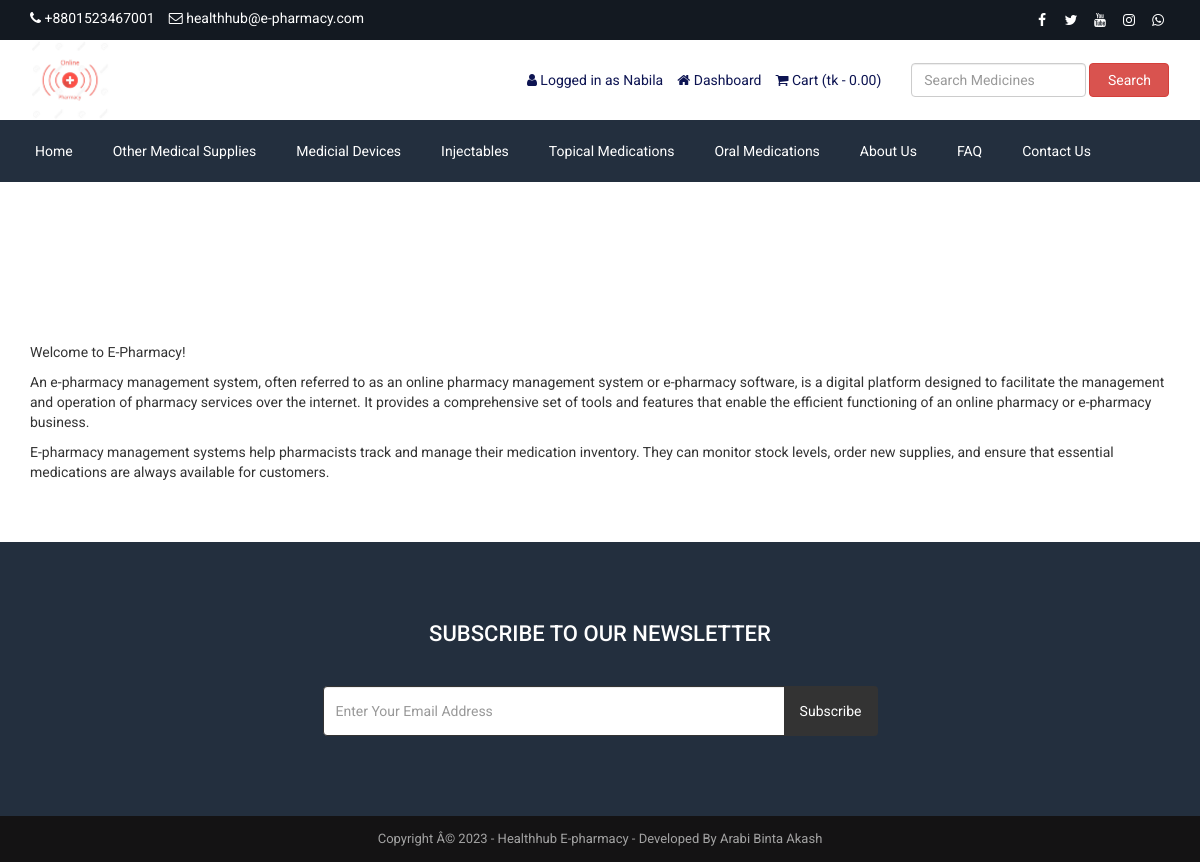
/about.php (signed in), run on the app's committed database.
### tables this page shows
CREATE TABLE `tbl_settings` (
  `id` int(11) NOT NULL,
  `logo` varchar(255) NOT NULL,
  `favicon` varchar(255) NOT NULL,
  `footer_about` text NOT NULL,
  `footer_copyright` text NOT NULL,
  `contact_address` text NOT NULL,
  `contact_email` varchar(255) NOT NULL,
  `contact_phone` varchar(255) NOT NULL,
  `contact_fax` varchar(255) NOT NULL,
  `contact_map_iframe` text NOT NULL,
  `receive_email` varchar(255) NOT NULL,
  `receive_email_subject` varchar(255) NOT NULL,
  `receive_email_thank_you_message` text NOT NULL,
  `forget_password_message` text NOT NULL,
  `total_recent_post_footer` int(10) NOT NULL,
  `total_popular_post_footer` int(10) NOT NULL,
  `total_recent_post_sidebar` int(11) NOT NULL,
  `total_popular_post_sidebar` int(11) NOT NULL,
  `total_featured_product_home` int(11) NOT NULL,
  `total_latest_product_home` int(11) NOT NULL,
  `total_popular_product_home` int(11) NOT NULL,
  `meta_title_home` text NOT NULL,
  `meta_keyword_home` text NOT NULL,
  `meta_description_home` text NOT NULL,
  `banner_login` varchar(255) NOT NULL,
  `banner_registration` varchar(255) NOT NULL,
  `banner_forget_password` varchar(255) NOT NULL,
  `banner_reset_password` varchar(255) NOT NULL,
  `banner_search` varchar(255) NOT NULL,
  `banner_cart` varchar(255) NOT NULL,
  `banner_checkout` varchar(255) NOT NULL,
  `banner_product_category` varchar(255) NOT NULL,
  `banner_blog` varchar(255) NOT NULL,
  `cta_title` varchar(255) NOT NULL,
  `cta_content` text NOT NULL,
  `cta_read_more_text` varchar(255) NOT NULL,
  `cta_read_more_url` varchar(255) NOT NULL,
  `cta_photo` varchar(255) NOT NULL,
  `featured_product_title` varchar(255) NOT NULL,
  `featured_product_subtitle` varchar(255) NOT NULL,
  `latest_product_title` varchar(255) NOT NULL,
  `latest_product_subtitle` varchar(255) NOT NULL,
  `popular_product_title` varchar(255) NOT NULL,
  `popular_product_subtitle` varchar(255) NOT NULL,
  `testimonial_title` varchar(255) NOT NULL,
  `testimonial_subtitle` varchar(255) NOT NULL,
  `testimonial_photo` varchar(255) NOT NULL,
  `blog_title` varchar(255) NOT NULL,
  `blog_subtitle` varchar(255) NOT NULL,
  `newsletter_text` text NOT NULL,
  `paypal_email` varchar(255) NOT NULL,
  `stripe_public_key` varchar(255) NOT NULL,
  `stripe_secret_key` varchar(255) NOT NULL,
  `bank_detail` text NOT NULL,
  `before_head` text NOT NULL,
  `after_body` text NOT NULL,
  `before_body` text NOT NULL,
  `home_service_on_off` int(11) NOT NULL,
  `home_welcome_on_off` int(11) NOT NULL,
  `home_featured_product_on_off` int(11) NOT NULL,
  `home_latest_product_on_off` int(11) NOT NULL,
  `home_popular_product_on_off` int(11) NOT NULL,
  `home_testimonial_on_off` int(11) NOT NULL,
  `home_blog_on_off` int(11) NOT NULL,
  `newsletter_on_off` int(11) NOT NULL,
  `ads_above_welcome_on_off` int(1) NOT NULL,
  `ads_above_featured_product_on_off` int(1) NOT NULL,
  `ads_above_latest_product_on_off` int(1) NOT NULL,
  `ads_above_popular_product_on_off` int(1) NOT NULL,
  `ads_above_testimonial_on_off` int(1) NOT NULL,
  `ads_category_sidebar_on_off` int(1) NOT NULL
);

CREATE TABLE `tbl_social` (
  `social_id` int(11) NOT NULL,
  `social_name` varchar(30) NOT NULL,
  `social_url` varchar(255) NOT NULL,
  `social_icon` varchar(30) NOT NULL
);

CREATE TABLE `tbl_top_category` (
  `tcat_id` int(11) NOT NULL,
  `tcat_name` varchar(255) NOT NULL,
  `show_on_menu` int(1) NOT NULL
);

CREATE TABLE `tbl_page` (
  `id` int(11) NOT NULL,
  `about_title` varchar(255) NOT NULL,
  `about_content` text NOT NULL,
  `about_banner` varchar(255) NOT NULL,
  `about_meta_title` varchar(255) NOT NULL,
  `about_meta_keyword` text NOT NULL,
  `about_meta_description` text NOT NULL,
  `faq_title` varchar(255) NOT NULL,
  `faq_banner` varchar(255) NOT NULL,
  `faq_meta_title` varchar(255) NOT NULL,
  `faq_meta_keyword` text NOT NULL,
  `faq_meta_description` text NOT NULL,
  `blog_title` varchar(255) NOT NULL,
  `blog_banner` varchar(255) NOT NULL,
  `blog_meta_title` varchar(255) NOT NULL,
  `blog_meta_keyword` text NOT NULL,
  `blog_meta_description` text NOT NULL,
  `contact_title` varchar(255) NOT NULL,
  `contact_banner` varchar(255) NOT NULL,
  `contact_meta_title` varchar(255) NOT NULL,
  `contact_meta_keyword` text NOT NULL,
  `contact_meta_description` text NOT NULL,
  `pgallery_title` varchar(255) NOT NULL,
  `pgallery_banner` varchar(255) NOT NULL,
  `pgallery_meta_title` varchar(255) NOT NULL,
  `pgallery_meta_keyword` text NOT NULL,
  `pgallery_meta_description` text NOT NULL,
  `vgallery_title` varchar(255) NOT NULL,
  `vgallery_banner` varchar(255) NOT NULL,
  `vgallery_meta_title` varchar(255) NOT NULL,
  `vgallery_meta_keyword` text NOT NULL,
  `vgallery_meta_description` text NOT NULL
);

### about.php (the view)
<?php require_once('header.php'); ?>
<?php
$statement = $pdo->prepare("SELECT * FROM tbl_page WHERE id=1");
$statement->execute();
$result = $statement->fetchAll(PDO::FETCH_ASSOC);
foreach ($result as $row) {
   $about_title = $row['about_title'];
    $about_content = $row['about_content'];
    $about_banner = $row['about_banner'];
}
?>
<div class="page-banner" style="background-image: url(assets/uploads/<?php echo $about_banner; ?>);">
    <div class="inner">
        <h1><?php echo $about_title; ?></h1>
    </div>
</div>
<div class="page">
    <div class="container">
        <div class="row">
            <div class="col-md-12">
                <p>
                    <?php echo $about_content; ?>
                </p>
            </div>
        </div>
    </div>
</div>
<?php require_once('footer.php'); ?>

### header.php (shortened to what this page needs)
<?php
include("admin/inc/config.php");
$statement = $pdo->prepare("SELECT * FROM tbl_settings WHERE id=1");
$statement->execute();
$result = $statement->fetchAll(PDO::FETCH_ASSOC);
foreach ($result as $row)
{
	$logo = $row['logo'];
	$contact_email = $row['contact_email'];
	$contact_phone = $row['contact_phone'];
}
?>
<!DOCTYPE html>
<html lang="en">
<head>
	<link rel="stylesheet" href="assets/css/bootstrap.min.css">
	<link rel="stylesheet" href="assets/css/font-awesome.min.css">
	<link rel="stylesheet" href="assets/css/owl.carousel.min.css">
	<link rel="stylesheet" href="assets/css/owl.theme.default.min.css">
	<link rel="stylesheet" href="assets/css/jquery.bxslider.min.css">
    <link rel="stylesheet" href="assets/css/magnific-popup.css">
    <link rel="stylesheet" href="assets/css/rating.css">
	<link rel="stylesheet" href="assets/css/spacing.css">
	<link rel="stylesheet" href="assets/css/bootstrap-touch-slider.css">
	<link rel="stylesheet" href="assets/css/animate.min.css">
	<link rel="stylesheet" href="assets/css/tree-menu.css">
	<link rel="stylesheet" href="assets/css/select2.min.css">
	<link rel="stylesheet" href="assets/css/main.css">
	<link rel="stylesheet" href="assets/css/responsive.css">
	<?php
	$statement = $pdo->prepare("SELECT * FROM tbl_page WHERE id=1");
	$statement->execute();
	$result = $statement->fetchAll(PDO::FETCH_ASSOC);
		?>
</head>
<body>
<div class="top">
	<div class="container">
		<div class="row">
			<div class="col-md-6 col-sm-6 col-xs-12">
				<div class="left">
					<ul>
						<li><i class="fa fa-phone"></i> <?php echo $contact_phone; ?></li>
						<li><i class="fa fa-envelope-o"></i> <?php echo $contact_email; ?></li>
					</ul>
				</div>
			</div>
			<div class="col-md-6 col-sm-6 col-xs-12">
				<div class="right">
					<ul>
						<?php
						$statement = $pdo->prepare("SELECT * FROM tbl_social");
						$statement->execute();
						$result = $statement->fetchAll(PDO::FETCH_ASSOC);
						foreach ($result as $row) {
							?>
							<?php if($row['social_url'] != ''): ?>
							<li><a href="<?php echo $row['social_url']; ?>"><i class="<?php echo $row['social_icon']; ?>"></i></a></li>
							<?php endif; ?>
							<?php
						}
						?>
					</ul>
				</div>
			</div>
		</div>
	</div>
</div>
<div class="header">
	<div class="container">
		<div class="row inner">
			<div class="col-md-4 logo">
				<a href="index.php"><img src="assets/uploads/<?php echo $logo; ?>" alt="logo image"></a>
			</div>
			<div class="col-md-5 right">
				<ul>
					<?php
					if(isset($_SESSION['customer'])) {
						?>
						<li><i class="fa fa-user"></i> <?php echo LANG_VALUE_13; ?> <?php echo $_SESSION['customer']['cust_name']; ?></li>
						<li><a href="dashboard.php"><i class="fa fa-home"></i> <?php echo LANG_VALUE_89; ?></a></li>
						<?php
					} else {
						?>
						<li><a href="login.php"><i class="fa fa-sign-in"></i> <?php echo LANG_VALUE_9; ?></a></li>
						<li><a href="registration.php"><i class="fa fa-user-plus"></i> <?php echo LANG_VALUE_15; ?></a></li>
						<?php
					}
					?>
					<li><a href="cart.php"><i class="fa fa-shopping-cart"></i> <?php echo LANG_VALUE_18; ?> (<?php echo LANG_VALUE_1; ?><?php
					if(isset($_SESSION['cart_p_id'])) {
						$table_total_price = 0;
						$i=0;
	                    foreach($_SESSION['cart_p_qty'] as $key => $value)
	                    {
	                        $i++;
	                        $arr_cart_p_qty[$i] = $value;
	                    }                    $i=0;
	                    foreach($_SESSION['cart_p_current_price'] as $key => $value)
	                    {
	                        $i++;
	                        $arr_cart_p_current_price[$i] = $value;
	                    }
	                    for($i=1;$i<=count($arr_cart_p_qty);$i++) {
	                    	$row_total_price = $arr_cart_p_current_price[$i]*$arr_cart_p_qty[$i];
	                        $table_total_price = $table_total_price + $row_total_price;
	                    }
						echo $table_total_price;
					} else {
						echo '0.00';
					}
					?>)</a></li>
				</ul>
			</div>
			<div class="col-md-3 search-area">
				<form class="navbar-form navbar-left" role="search" action="search-result.php" method="get">
					<div class="form-group">
						<input type="text" class="form-control search-top" placeholder="<?php echo LANG_VALUE_2; ?>" name="search_text">
					</div>
					<button type="submit" class="btn btn-danger"><?php echo LANG_VALUE_3; ?></button>
				</form>
			</div>
		</div>
	</div>
</div>
<div class="nav">
	<div class="container">
		<div class="row">
			<div class="col-md-12 pl_0 pr_0">
				<div class="menu-container">
					<div class="menu">
						<ul>
							<li><a href="index.php">Home</a></li>
							<?php
							$statement = $pdo->prepare("SELECT * FROM tbl_top_category WHERE show_on_menu=1");
							$statement->execute();
							$result = $statement->fetchAll(PDO::FETCH_ASSOC);
							foreach ($result as $row) {
								?>
								<li><a href="product-category.php?id=<?php echo $row['tcat_id']; ?>&type=top-category"><?php echo $row['tcat_name']; ?></a>
								</li>
								<?php
							}
							?>
							<?php
							$statement = $pdo->prepare("SELECT * FROM tbl_page WHERE id=1");
							$statement->execute();
							$result = $statement->fetchAll(PDO::FETCH_ASSOC);
							foreach ($result as $row) {
								$about_title = $row['about_title'];
								$faq_title = $row['faq_title'];
								$contact_title = $row['contact_title'];
							}
							?>
							<li><a href="about.php"><?php echo $about_title; ?></a></li>
							<li><a href="faq.php"><?php echo $faq_title; ?></a></li>
							<li><a href="contact.php"><?php echo $contact_title; ?></a></li>
						</ul>
					</div>
				</div>
			</div>
		</div>
	</div>
</div>

### footer.php (shortened to what this page needs)
<?php
$statement = $pdo->prepare("SELECT * FROM tbl_settings WHERE id=1");
$statement->execute();
$result = $statement->fetchAll(PDO::FETCH_ASSOC);
foreach ($result as $row)
{
	$footer_copyright = $row['footer_copyright'];
    $newsletter_on_off = $row['newsletter_on_off'];
}
?>
<?php if($newsletter_on_off == 1): ?>
<section class="home-newsletter">
	<div class="container">
		<div class="row">
			<div class="col-md-6 col-md-offset-3">
				<div class="single">
				<form action="" method="post">
					<h2><?php echo LANG_VALUE_93; ?></h2>
					<div class="input-group">
			        	<input type="email" class="form-control" placeholder="<?php echo LANG_VALUE_95; ?>" name="email_subscribe">
			         	<span class="input-group-btn">
			         	<button class="btn btn-theme" type="submit" name="form_subscribe"><?php echo LANG_VALUE_92; ?></button>
			         	</span>
			        </div>
				</div>
			</div>
		</div>
	</div>
</section>
<?php endif; ?>
<div class="footer-bottom">
	<div class="container">
		<div class="row">
			<div class="col-md-12 copyright">
				<?php echo $footer_copyright; ?>
			</div>
		</div>
	</div>
</div>
</body>
</html>

### assets/css/main.css (style rules this page uses)
* { margin: 0; padding: 0; }
body { font-family: "Roboto", sans-serif; font-size: 14px; }
h1, h2, h3, h4, h5, h6 { font-family: "Roboto", sans-serif; }
a { text-decoration: none; }
.top { width: 100%; height: 40px; background: #131921; }
.top .left { float: left; }
.top .left ul { padding-top: 8px; }
.top .left ul li { list-style-type: none; float: left; margin-right: 14px; color: white; }
.top .left ul li i { color: white; }
.top .right { float: right; }
.top .right ul { padding-top: 8px; }
.top .right ul li { list-style-type: none; float: left; margin-left: 5px; }
.top .right ul li a { color: white; width: 24px; height: 24px; line-height: 24px; text-align: center; border-radius: 50%; display: block; transition: all 0.4s ease; }
.header { width: 100%; height: auto; background: #fff; }
.header .inner { height: auto; display: table; }
.header .logo { float: none; display: table-cell; vertical-align: middle; }
.header .logo img { max-width: 100%; height: 80px; }
.header .navbar-form .form-control { width: 300px; }
.header .search-area { float: none; display: table-cell; vertical-align: middle; }
.header .search-area .form-group { width: calc(100% - 84px); }
.header .search-area button { width: 80px; }
.header .search-area form { width: 100%; }
.header .right { float: none; display: table-cell; vertical-align: middle; padding-right: 0; }
.header .right ul { float: right; margin-bottom: 0; }
.header .right ul li { list-style-type: none; float: left; margin-left: 14px; color: #0d1452; }
.header .right ul li a { color: #0d1452; }
.header .navbar-form .search-top { width: 100%; }
.nav { background: #232f3e; }
.menu-container { width: 100%; margin: 0 auto; background: #232f3e; }
.menu-dropdown-icon:before { content: "\f067"; font-family: "FontAwesome"; display: none; cursor: pointer; float: right; padding: 1.5em 2em; background: #fff; color: #333; }
.menu > ul { margin: 0 auto; width: 100%; list-style: none; padding: 0; position: relative; box-sizing: border-box; }
.menu > ul:before, .menu > ul:after { content: ""; display: table; }
.menu > ul:after { clear: both; }
.menu > ul > li { float: left; padding: 0; margin: 0; }
.menu > ul > li a { text-decoration: none; padding: 1.5em 20px; display: block; color: #fff; }
.footer-bottom { width: 100%; height: auto; background: #141314; padding: 14px 0; }
.footer-bottom .copyright { font-size: 13px; color: #a3a3a3; text-align: center; }
.page-banner { width: 100%; height: auto; background-repeat: no-repeat; background-position: center center; -webkit-background-size: cover; background-size: cover; position: relative; padding-top: 15px; padding-bottom: 15px; overflow: hidden; }
.page-banner h1 { color: #fff; text-align: center; z-index: 999; position: relative; }
.page { width: 100%; height: auto; padding-top: 50px; padding-bottom: 50px; }
.home-newsletter { padding: 80px 0; background: #232f3e; }
.home-newsletter .single { max-width: 650px; margin: 0 auto; text-align: center; position: relative; z-index: 2; }
.home-newsletter .single h2 { font-size: 22px; color: white; text-transform: uppercase; margin-bottom: 40px; margin-top: 0; }
.home-newsletter .single .form-control { height: 50px; border-color: #333; outline: none; }
.home-newsletter .single .btn { min-height: 50px; background: #333; color: #fff; padding-left: 15px; padding-right: 15px; }

### assets/css/responsive.css (style rules this page uses)
@media only screen and (min-width: 992px) { .header .inner { width: 100%; } }
@media only screen and (min-width: 992px) { .header .search-area { padding-right: 0; } }
@media only screen and (min-width: 992px) { .header .search-area form { padding-right: 0; } }
@media only screen and (min-width: 992px) { .header .container { padding-right: 0; } }

### data on the page
tbl_settings: contact_phone "+8801523467001", contact_email "healthhub@e-pharmacy.com", logo (picture), footer_copyright "Copyright Â© 2023 - Healthhub E-pharmacy - Developed By Arabi Binta Akash"
tbl_top_category: tcat_name "Other Medical Supplies"
tbl_top_category: tcat_name "Medicial Devices"
tbl_top_category: tcat_name "Injectables"
tbl_top_category: tcat_name "Topical Medications"
tbl_top_category: tcat_name "Oral Medications"
tbl_page: about_title "About Us", faq_title "FAQ", contact_title "Contact Us", about_content "Welcome to E-Pharmacy! An e-pharmacy management system, often referred to as an online pharmacy management system or e-pharmacy software, is a digital platform designed to facilitate the management and operation of pharmacy services over the internet. It provides a comprehensive set of tools and features that enable the efficient functioning of an online pharmacy or e-pharmacy business. E-pharmacy management systems help pharmacists track and manage their medication inventory. They can monitor stock levels, order new supplies, and ensure that essential medications are always available for customers."

### other printed values
LANG_VALUE_13 "Logged in as"
$_SESSION['customer']['cust_name'] "Nabila"
LANG_VALUE_89 "Dashboard"
LANG_VALUE_18 "Cart"
LANG_VALUE_1 "tk -"
LANG_VALUE_3 "Search"
LANG_VALUE_93 "SUBSCRIBE TO OUR NEWSLETTER"
LANG_VALUE_92 "Subscribe"
